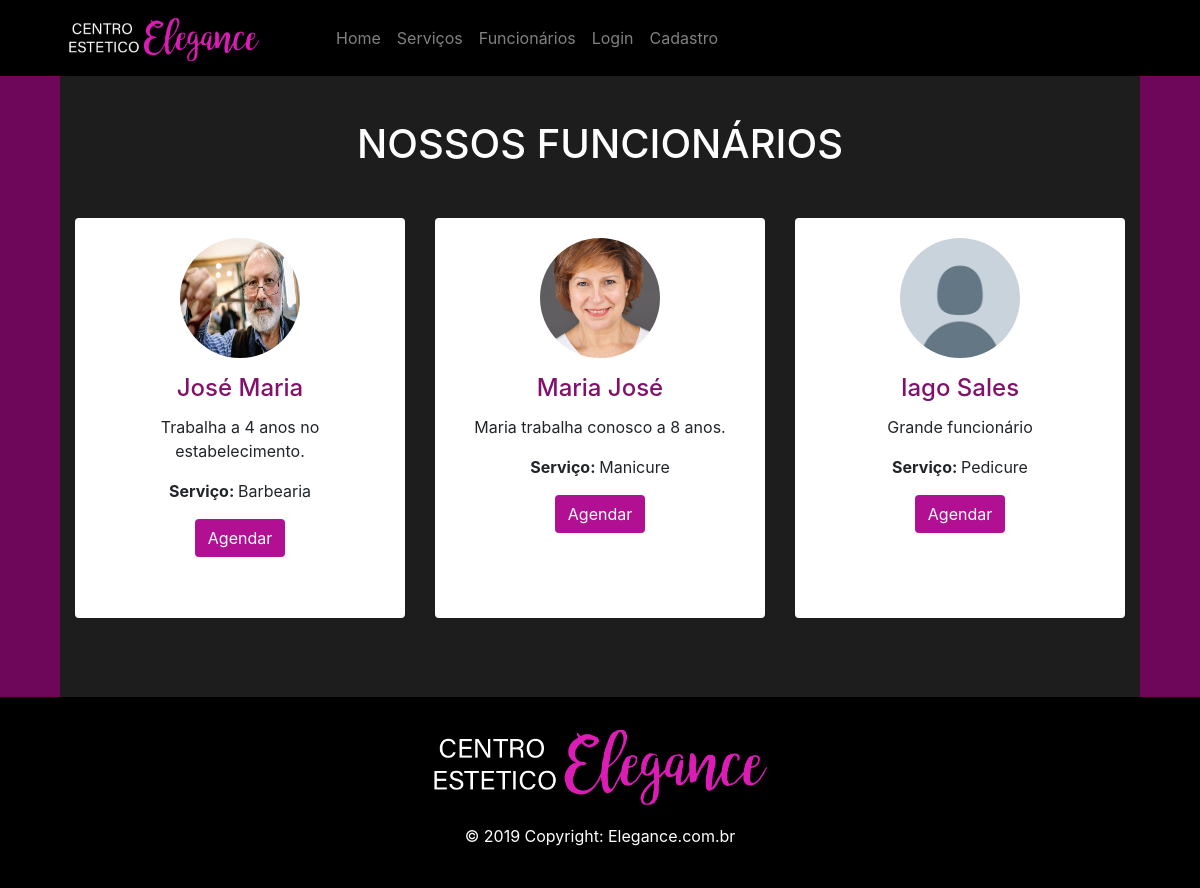
Page /funcionarios/index on the committed database.
### tables this page shows
CREATE TABLE IF NOT EXISTS `funcionario` (
  `idFunc` int(11) NOT NULL AUTO_INCREMENT,
  `nomeFunc` varchar(50) NOT NULL,
  `cpfFunc` char(11) NOT NULL,
  `descFunc` varchar(255) NOT NULL,
  `servicoFunc` int(11) NOT NULL,
  `fotoFunc` varchar(60) NOT NULL,
  PRIMARY KEY (`idFunc`)
);

CREATE TABLE IF NOT EXISTS `servico` (
  `idServico` int(11) NOT NULL AUTO_INCREMENT,
  `descServico` varchar(35) NOT NULL,
  `valorServico` float NOT NULL,
  `imagemServico` varchar(30) NOT NULL,
  PRIMARY KEY (`idServico`)
);

### app/site/controllers/Funcionarios.php (called while the page is built, shortened)
<?php
class Funcionarios {
     private $dados;
    public function index() {
        $listar = new \Site\Models\Logos();
        $this->dados['logos'] = $listar->listar();
        $listar = new \Site\Models\Funcionario();
        $this->dados['funcionario'] = $listar->listar();
        $listar = new \Site\Models\Servico();
        $this->dados['servico'] = $listar->listar();
        $carregarView = new \Config\ConfigView("funcionarios/index", $this->dados);
        $carregarView->renderizar();
    }
}

### index.php (called while the page is built, shortened)
<?php
    $url = new Home();
    $url->carregar();

### app/site/models/helper/ModelsRead.php (called while the page is built, shortened)
<?php
class ModelsRead extends ModelsConn {
    private $select;
    private $values;
    private $query;
    public function exeReadEspecifico($query, $parseString = null) {
        if (!empty($parseString)) {
            parse_str($parseString, $this->values);
        }
        $this->select = (string) $query;
        $this->executarInstrucao();
    }
    private function conexao(){
        $this->conn = parent::getConn();
        $this->query = $this->conn->prepare($this->select);
        $this->query->setFetchMode(PDO::FETCH_ASSOC);
    }
    private function getInstrucao(){
        if ($this->values) {
            foreach ($this->values as $link => $valor) {
                if ($link == 'limit' || $link == 'offset') {
                    $valor = (int)$valor;
                }
                $this->query->bindValue(":{$link}", $valor, (is_int($valor) ? PDO::PARAM_INT : PDO::PARAM_STR));
            }
        }
    }
    private function executarInstrucao(){
        $this->conexao();
        try{
            $this->query->execute();
            $this->result = $this->query->fetchAll();
        }catch (PDOException $e){
            $this->result = null;
            $this->msg =  "<strong>Erro ao Ler dados:</strong> {$e->getMessage()}";
        }
    }
}

### app/site/models/helper/ModelsConn.php (called while the page is built, shortened)
<?php
class ModelsConn{
    public static $host = HOST;
    public static $dbname = DBNAME;
    public static $user = USER;
    public static $pass = PASS;
    public static $conexao = null;
    private static function conectar(){
        try{
            if (self::$conexao == null) {
                self::$conexao = new PDO('mysql:host=' . self::$host . ';dbname=' . self::$dbname
                    .";charset=utf8", self::$user, self::$pass);
            }
        }catch (Exception $e) {
            echo $e->getMessage();
            die;
        }
        return self::$conexao;
    }
    public function getConn(){
        return self::conectar();
    }
}

### app/site/models/Funcionario.php (called while the page is built, shortened)
<?php
class Funcionario{
    private $tabela = "funcionario";
    private $result;
    public function listar(){
        $listar = new \Site\models\helper\ModelsRead();
        $listar->exeReadEspecifico("SELECT f.* FROM {$this->tabela} f
                          ORDER BY f.idFunc ASC");
        $this->result['funcionario'] = $listar->getResult();
        return $this->result['funcionario'];
    }
}

### app/site/models/Servico.php (called while the page is built, shortened)
<?php
class Servico{
    private $tabela = "servico";
    private $result;
    public function listar(){
        $listar = new \Site\models\helper\ModelsRead();
        $listar->exeReadEspecifico("SELECT ca.*
                          FROM {$this->tabela} ca
                          ORDER BY ca.idServico ASC");
        $this->result['servico'] = $listar->getResult();
        return $this->result['servico'];
    }
}

### app/site/views/funcionarios/index.php (the view, shortened to what this page needs)
<main role="main">
<section id="team" class="pb-5">
    <div class="container">
        <h5 class="section-title h1 text-white">NOSSOS FUNCIONÁRIOS</h5>
        <div class="row">
            <?php
                foreach($this->dados['funcionario'] as $funcionarios){
            ?>
            <div class="col-md-4 col-sm-8">
                <div class="frontside">
                    <div class="card">
                        <div class="card-body text-center">
                            <p><img class=" img-fluid" src="<?=URL.'assets/img/funcionarios/'.$funcionarios['fotoFunc'] ?>" alt="card image"></p>
                            <h4 class="card-title"><?= $funcionarios['nomeFunc'] ?></h4>
                            <p class="card-text"><?= $funcionarios['descFunc'] ?></p>
                            <p class="card-text"><strong>Serviço: </strong>
                                <?php foreach($this->dados['servico'] as $servicos){
                                    if($servicos['idServico'] == $funcionarios['servicoFunc']){
                                        echo $servicos['descServico'];
                                        ?>
                            </p>
                            <a href="<?=URL.'servicos/agendarServico/'.$servicos['idServico']?>" id="botaoBusca" class="btn">Agendar</a>
                                <?php
                                    }
                                }
                                ?>
                        </div>
                    </div>
                </div>
            </div>
            <?php
                }
            ?>
        </div>
    </div>
</section>
</main>

### assets/css/menu.css (style rules this page uses)
html { height: 100%; }
body { min-height: 100%; display: flex; flex-direction: column; background-color: #6e0759; }
#botaoBusca { background-color: #b21092; color: white }

### assets/css/funcionarios.css (style rules this page uses)
section { padding: 60px 0; }
section .section-title { text-align: center; color: #007b5e; margin-bottom: 50px; text-transform: uppercase; }
#team .card { border: none; background: #ffffff; position: relative; }
.frontside { position: relative; -webkit-transform: rotateY(0deg); -ms-transform: rotateY(0deg); z-index: 2; margin-bottom: 30px; }
.frontside, .backside { -webkit-backface-visibility: hidden; -moz-backface-visibility: hidden; -ms-backface-visibility: hidden; backface-visibility: hidden; -webkit-transition: 1s; -webkit-transform-style: preserve-3d; -moz-transition: 1s; -moz-transform-style: preserve-3d; -o-transition: 1s; -o-transform-style: preserve-3d; -ms-transition: 1s; -ms-transform-style: preserve-3d; transition: 1s; transform-style: preserve-3d; }
.frontside .card, .backside .card { min-height: 400px; }
.frontside .card .card-title, .backside .card .card-title { color: #82116b !important; }
.frontside .card .card-body img { width: 120px; height: 120px; border-radius: 50%; }

### rows in the picture
funcionario: fotoFunc (picture), nomeFunc "José Maria", descFunc "Trabalha a 4 anos no estabelecimento."
servico: descServico "Barbearia"
funcionario: fotoFunc (picture), nomeFunc "Maria José", descFunc "Maria trabalha conosco a 8 anos."
servico: descServico "Manicure"
funcionario: fotoFunc (picture), nomeFunc "Iago Sales", descFunc "Grande funcionário"
servico: descServico "Pedicure"
